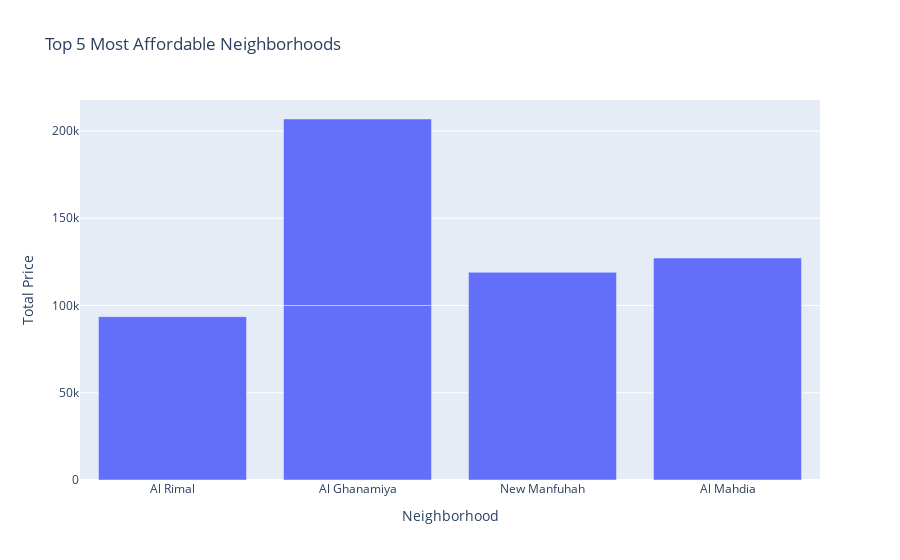

Write notebook code for a chart like this one.
### Code cell
df = landofriyad_filtered

# Sort the DataFrame by "السعر الإجمالي" in ascending order and select the top 5 rows
bottom_5 = df.sort_values(by='السعر الإجمالي', ascending =True).head(5)



# Create a bar chart with Plotly
fig = px.bar(bottom_5, x='الحي', y='السعر الإجمالي', 
             title='Top 5 Most Affordable Neighborhoods', 
             labels={'الحي': 'Neighborhood', 'السعر الإجمالي': 'Total Price'})

# Show the plot
fig.show()

### Figure 1 — Plotly figure (JSON) as saved in the notebook; plotly's stock layout.template omitted (floating-point values rounded to 4 significant figures)
{"data": [{"alignmentgroup": "True", "hovertemplate": "Neighborhood=%{x}<br>Total Price=%{y}<extra></extra>", "legendgroup": "", "marker": {"color": "#636efa", "pattern": {"shape": ""}}, "name": "", "offsetgroup": "", "orientation": "v", "showlegend": false, "textposition": "auto", "type": "bar", "x": ["Al Rimal", "Al Ghanamiya", "Al Ghanamiya", "New Manfuhah", "Al Mahdia"], "xaxis": "x", "y": [93600, 100000, 106880, 119000, 127200], "yaxis": "y"}], "layout": {"barmode": "relative", "legend": {"tracegroupgap": 0}, "title": {"text": "Top 5 Most Affordable Neighborhoods"}, "xaxis": {"anchor": "y", "domain": [0, 1], "title": {"text": "Neighborhood"}}, "yaxis": {"anchor": "x", "domain": [0, 1], "title": {"text": "Total Price"}}}}
